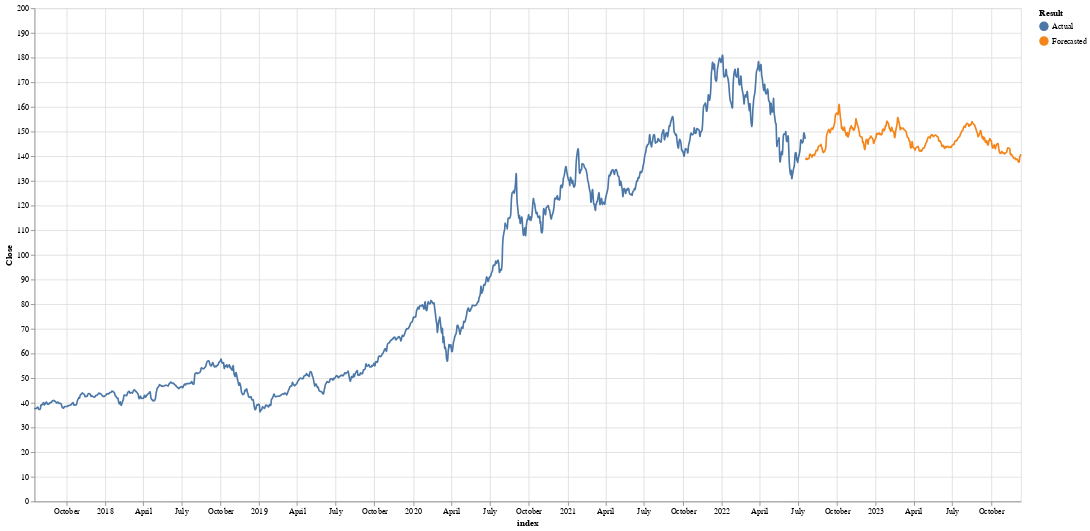

Here is the notebook cell this chart was saved with:
### Code cell
method.naiveSeasonalForecast(train_test=False,save_model=True)
method.forecastPlot()

### Figure 1 — Vega-Lite specification as saved in the notebook (floating-point values rounded to 4 significant figures; data arrays with more than 128 entries replaced by an {"elided": "..."} marker saying what was removed)
{"config": {"view": {"continuousWidth": 400, "continuousHeight": 300}}, "layer": [{"data": {"name": "data-6200eb8611388813317ddcd2be366af0"}, "mark": {"type": "line", "interpolate": "basis"}, "encoding": {"color": {"field": "Result", "type": "nominal"}, "x": {"field": "index", "type": "temporal"}, "y": {"field": "Close", "type": "quantitative"}}}, {"data": {"name": "data-6200eb8611388813317ddcd2be366af0"}, "mark": "point", "encoding": {"opacity": {"value": 0}, "x": {"field": "index", "type": "temporal"}}, "selection": {"selector001": {"type": "single", "nearest": true, "on": "mouseover", "fields": ["index", "Close"], "empty": "none"}}}, {"data": {"name": "data-6200eb8611388813317ddcd2be366af0"}, "mark": "point", "encoding": {"color": {"field": "Result", "type": "nominal"}, "opacity": {"condition": {"value": 1, "selection": "selector001"}, "value": 0}, "x": {"field": "index", "type": "temporal"}, "y": {"field": "Close", "type": "quantitative"}}}, {"data": {"name": "data-6200eb8611388813317ddcd2be366af0"}, "mark": {"type": "text", "align": "left", "dx": 5, "dy": -40, "size": 20}, "encoding": {"color": {"field": "Result", "type": "nominal"}, "text": {"condition": {"field": "index", "type": "temporal", "selection": "selector001"}, "value": ""}, "x": {"field": "index", "type": "temporal"}, "y": {"field": "Close", "type": "quantitative"}}}, {"data": {"name": "data-6200eb8611388813317ddcd2be366af0"}, "mark": {"type": "text", "align": "left", "dx": 20, "dy": -15, "size": 20}, "encoding": {"color": {"field": "Result", "type": "nominal"}, "text": {"condition": {"field": "Close", "type": "quantitative", "selection": "selector001"}, "value": " "}, "x": {"field": "index", "type": "temporal"}, "y": {"field": "Close", "type": "quantitative"}}}], "height": 600, "width": 1200, "$schema": "https://vega.github.io/schema/vega-lite/v4.17.0.json", "datasets": {"data-6200eb8611388813317ddcd2be366af0": {"elided": "1624 records"}}}
